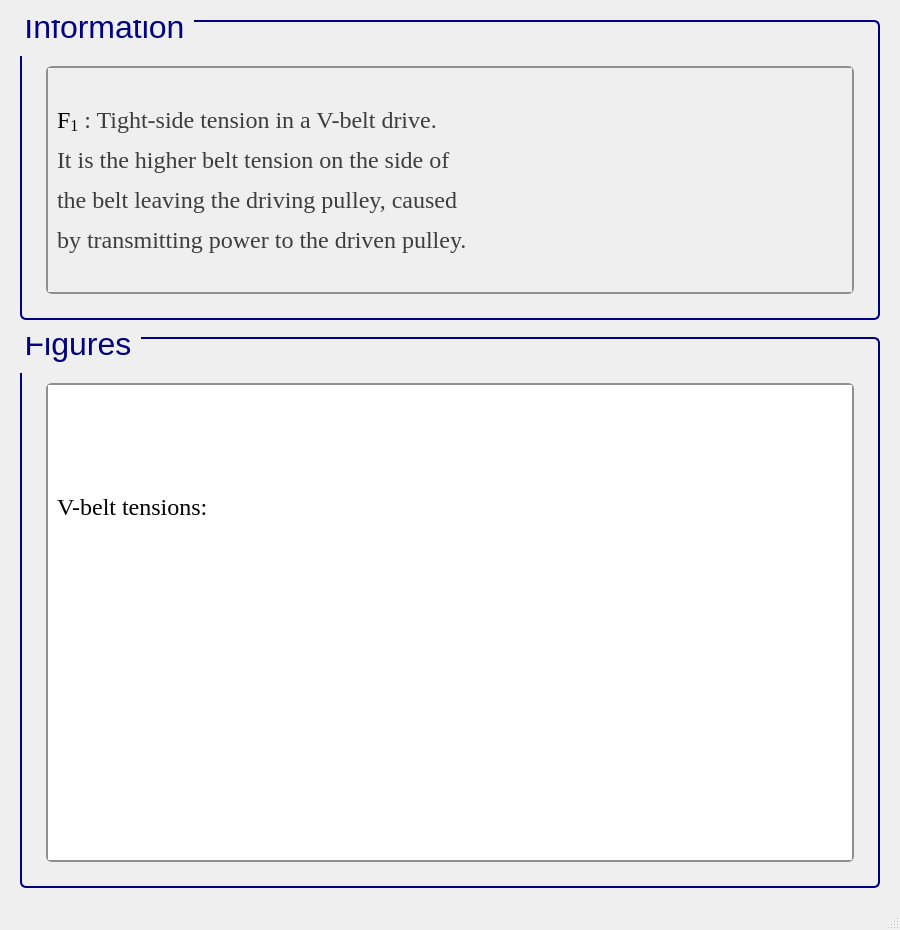
<?xml version="1.0" encoding="UTF-8"?>
<ui version="4.0">
 <class>MainWindow</class>
 <widget class="QMainWindow" name="MainWindow">
  <property name="geometry">
   <rect>
    <x>0</x>
    <y>0</y>
    <width>900</width>
    <height>930</height>
   </rect>
  </property>
  <property name="sizePolicy">
   <sizepolicy hsizetype="Minimum" vsizetype="Minimum">
    <horstretch>0</horstretch>
    <verstretch>0</verstretch>
   </sizepolicy>
  </property>
  <property name="minimumSize">
   <size>
    <width>900</width>
    <height>930</height>
   </size>
  </property>
  <property name="windowTitle">
   <string>MainWindow</string>
  </property>
  <widget class="QWidget" name="centralwidget">
   <layout class="QGridLayout" name="gridLayout">
    <item row="0" column="1">
     <spacer name="verticalSpacer_26">
      <property name="orientation">
       <enum>Qt::Vertical</enum>
      </property>
      <property name="sizeType">
       <enum>QSizePolicy::Fixed</enum>
      </property>
      <property name="sizeHint" stdset="0">
       <size>
        <width>839</width>
        <height>11</height>
       </size>
      </property>
     </spacer>
    </item>
    <item row="1" column="1">
     <widget class="QGroupBox" name="groupBox_125">
      <property name="sizePolicy">
       <sizepolicy hsizetype="Minimum" vsizetype="Minimum">
        <horstretch>0</horstretch>
        <verstretch>0</verstretch>
       </sizepolicy>
      </property>
      <property name="minimumSize">
       <size>
        <width>822</width>
        <height>300</height>
       </size>
      </property>
      <property name="font">
       <font>
        <family>Segoe UI</family>
        <pointsize>24</pointsize>
        <weight>50</weight>
        <italic>false</italic>
        <bold>false</bold>
       </font>
      </property>
      <property name="styleSheet">
       <string notr="true">QGroupBox {
    border: 2px solid navy;
    border-radius: 6px;
    background-color: qlineargradient(x1:0, y1:0, x2:0, y2:1,
                                      stop:0 #f6f7fa, stop:1 #dadbde);
    font: 24pt &quot;Segoe UI&quot;;
    padding: 5px; /* add padding inside the group box */
    color: black;
}
QGroupBox::title {
    subcontrol-origin: margin;
    subcontrol-position: top left;
    padding-left: 0px;
    padding-right: 5px;
    padding-top: 0px;
    margin-top: -22px;  /* shift title up */
    color: navy;
    font-weight: bold;
}
</string>
      </property>
      <property name="title">
       <string>Information</string>
      </property>
      <layout class="QGridLayout" name="gridLayout_255">
       <item row="1" column="2">
        <spacer name="verticalSpacer_36">
         <property name="orientation">
          <enum>Qt::Horizontal</enum>
         </property>
         <property name="sizeType">
          <enum>QSizePolicy::Fixed</enum>
         </property>
         <property name="sizeHint" stdset="0">
          <size>
           <width>10</width>
           <height>20</height>
          </size>
         </property>
        </spacer>
       </item>
       <item row="1" column="1">
        <widget class="QScrollArea" name="scrollArea_43">
         <property name="sizePolicy">
          <sizepolicy hsizetype="Minimum" vsizetype="Minimum">
           <horstretch>0</horstretch>
           <verstretch>0</verstretch>
          </sizepolicy>
         </property>
         <property name="font">
          <font>
           <pointsize>15</pointsize>
          </font>
         </property>
         <property name="styleSheet">
          <string notr="true">QScrollArea {
    background: qlineargradient(x1:0, y1:0, x2:0, y2:1,
                               stop:0 #f6f7fa, stop:1 #dadbde);
    border: 2px solid #8f8f91;
    border-radius: 6px;
}

QScrollArea QScrollBar:vertical, QScrollArea QScrollBar:horizontal {
    background: qlineargradient(x1:0, y1:0, x2:0, y2:1,
                               stop:0 #f6f7fa, stop:1 #dadbde);
    border: 2px solid #8f8f91;
    border-radius: 6px;
    width: 14px;
    height: 14px;
    margin: 2px 0 2px 0;
}

/* Completely remove the bottom button of the vertical scrollbar */
QScrollArea QScrollBar::add-line:vertical {
    height: 0px;
    width: 0px;
    border: none;
    background: none;
    margin: 0px;
    padding: 0px;
}

QScrollArea QScrollBar::handle:vertical, QScrollArea QScrollBar::handle:horizontal {
    background: qlineargradient(x1:0, y1:0, x2:0, y2:1,
                               stop:0 #8f8f91, stop:1 #6f6f71);
    min-height: 20px;
    border-radius: 6px;
    border: 1px solid #6f6f71;
}

QScrollArea QScrollBar::handle:vertical:hover, QScrollArea QScrollBar::handle:horizontal:hover {
    background: qlineargradient(x1:0, y1:0, x2:0, y2:1,
                               stop:0 #6f6f71, stop:1 #4f4f51);
    border: 1px solid #4f4f51;
}

QScrollArea QScrollBar::sub-line:vertical, QScrollArea QScrollBar::add-line:horizontal, QScrollArea QScrollBar::sub-line:horizontal {
    background: #8f8f91;
    border: none;
    border-radius: 3px;
    height: 14px;
    width: 14px;
    subcontrol-origin: margin;
}

QScrollArea QScrollBar::sub-line:vertical:hover, QScrollArea QScrollBar::add-line:horizontal:hover, QScrollArea QScrollBar::sub-line:horizontal:hover {
    background: #6f6f71;
}

QScrollArea QScrollBar::add-page:vertical, QScrollArea QScrollBar::sub-page:vertical,
QScrollArea QScrollBar::add-page:horizontal, QScrollArea QScrollBar::sub-page:horizontal {
    background: transparent;
}
</string>
         </property>
         <property name="verticalScrollBarPolicy">
          <enum>Qt::ScrollBarAsNeeded</enum>
         </property>
         <property name="horizontalScrollBarPolicy">
          <enum>Qt::ScrollBarAsNeeded</enum>
         </property>
         <property name="widgetResizable">
          <bool>true</bool>
         </property>
         <widget class="QWidget" name="scrollAreaWidgetContents_43">
          <property name="geometry">
           <rect>
            <x>0</x>
            <y>0</y>
            <width>780</width>
            <height>212</height>
           </rect>
          </property>
          <layout class="QGridLayout" name="gridLayout_3">
           <item row="0" column="0">
            <widget class="QLabel" name="label_3">
             <property name="font">
              <font>
               <family>Times New Roman</family>
               <pointsize>18</pointsize>
               <weight>50</weight>
               <bold>false</bold>
              </font>
             </property>
             <property name="cursor">
              <cursorShape>ArrowCursor</cursorShape>
             </property>
             <property name="frameShape">
              <enum>QFrame::NoFrame</enum>
             </property>
             <property name="text">
              <string>&lt;html&gt;&lt;head/&gt;&lt;body&gt;&lt;p&gt;&lt;span style=&quot; color:#000000;&quot;&gt;F&lt;/span&gt;&lt;span style=&quot; color:#000000; vertical-align:sub;&quot;&gt;1&lt;/span&gt;&lt;span style=&quot; color:#3d3d3d;&quot;&gt; : &lt;/span&gt;&lt;span style=&quot; color:#3d3d3d;&quot;&gt;T&lt;/span&gt;&lt;span style=&quot; color:#3d3d3d;&quot;&gt;ight-side tension in a V-belt drive.&lt;/span&gt;&lt;/p&gt;&lt;p&gt;&lt;span style=&quot; color:#3d3d3d;&quot;&gt;It is the higher belt tension on the side of &lt;/span&gt;&lt;/p&gt;&lt;p&gt;&lt;span style=&quot; color:#3d3d3d;&quot;&gt;the belt leaving the driving pulley, caused &lt;/span&gt;&lt;/p&gt;&lt;p&gt;&lt;span style=&quot; color:#3d3d3d;&quot;&gt;by transmitting power to the driven pulley.&lt;/span&gt;&lt;/p&gt;&lt;/body&gt;&lt;/html&gt;</string>
             </property>
            </widget>
           </item>
          </layout>
         </widget>
        </widget>
       </item>
       <item row="2" column="1">
        <spacer name="verticalSpacer_37">
         <property name="orientation">
          <enum>Qt::Vertical</enum>
         </property>
         <property name="sizeType">
          <enum>QSizePolicy::Fixed</enum>
         </property>
         <property name="sizeHint" stdset="0">
          <size>
           <width>10</width>
           <height>10</height>
          </size>
         </property>
        </spacer>
       </item>
       <item row="1" column="0">
        <spacer name="verticalSpacer_34">
         <property name="orientation">
          <enum>Qt::Horizontal</enum>
         </property>
         <property name="sizeType">
          <enum>QSizePolicy::Fixed</enum>
         </property>
         <property name="sizeHint" stdset="0">
          <size>
           <width>10</width>
           <height>20</height>
          </size>
         </property>
        </spacer>
       </item>
       <item row="0" column="1">
        <spacer name="verticalSpacer_35">
         <property name="orientation">
          <enum>Qt::Vertical</enum>
         </property>
         <property name="sizeType">
          <enum>QSizePolicy::Fixed</enum>
         </property>
         <property name="sizeHint" stdset="0">
          <size>
           <width>20</width>
           <height>30</height>
          </size>
         </property>
        </spacer>
       </item>
      </layout>
     </widget>
    </item>
    <item row="2" column="1">
     <spacer name="verticalSpacer_23">
      <property name="orientation">
       <enum>Qt::Vertical</enum>
      </property>
      <property name="sizeType">
       <enum>QSizePolicy::Fixed</enum>
      </property>
      <property name="sizeHint" stdset="0">
       <size>
        <width>839</width>
        <height>11</height>
       </size>
      </property>
     </spacer>
    </item>
    <item row="3" column="0">
     <spacer name="verticalSpacer_25">
      <property name="orientation">
       <enum>Qt::Horizontal</enum>
      </property>
      <property name="sizeType">
       <enum>QSizePolicy::Fixed</enum>
      </property>
      <property name="sizeHint" stdset="0">
       <size>
        <width>11</width>
        <height>492</height>
       </size>
      </property>
     </spacer>
    </item>
    <item row="3" column="1">
     <widget class="QGroupBox" name="groupBox_42">
      <property name="sizePolicy">
       <sizepolicy hsizetype="Minimum" vsizetype="Minimum">
        <horstretch>0</horstretch>
        <verstretch>0</verstretch>
       </sizepolicy>
      </property>
      <property name="minimumSize">
       <size>
        <width>822</width>
        <height>350</height>
       </size>
      </property>
      <property name="font">
       <font>
        <family>Segoe UI</family>
        <pointsize>24</pointsize>
        <weight>50</weight>
        <italic>false</italic>
        <bold>false</bold>
       </font>
      </property>
      <property name="styleSheet">
       <string notr="true">/* GroupBox styling */
QGroupBox {
    border: 2px solid navy;
    border-radius: 6px;
    background-color: qlineargradient(x1:0, y1:0, x2:0, y2:1,
    stop:0 #f6f7fa, stop:1 #dadbde);
    font: 24pt &quot;Segoe UI&quot;;
    padding: 5px;
    color: black;
}

/* GroupBox title styling */
QGroupBox::title {
    subcontrol-origin: margin;
    subcontrol-position: top left;
    padding-left: 0px;
    padding-right: 5px;
    padding-top: 0px;
    margin-top: -22px;
    color: navy;
    font-weight: bold;
}

/* Make QScrollArea (only within GroupBox) have a white background with correct border */
QGroupBox QScrollArea {
    background-color: white !important;
    border: 2px solid #8f8f91;
    border-radius: 6px;
}

/* Make QScrollArea's viewport white as well */
QGroupBox QScrollArea QWidget {
    background-color: white !important;
}

/* Scrollbar styling inside QScrollArea in QGroupBox */
QGroupBox QScrollArea QScrollBar:vertical, QGroupBox QScrollArea QScrollBar:horizontal {
    background: qlineargradient(x1:0, y1:0, x2:0, y2:1,
    stop:0 #f6f7fa, stop:1 #dadbde);
    border: 2px solid #8f8f91;
    border-radius: 6px;
    width: 14px;
    height: 14px;
    margin: 2px 0 2px 0;
}

/* Remove bottom button of vertical scrollbar */
QGroupBox QScrollArea QScrollBar::add-line:vertical {
    height: 0px;
    width: 0px;
    border: none;
    background: none;
    margin: 0px;
    padding: 0px;
}

/* Scrollbar handle */
QGroupBox QScrollArea QScrollBar::handle:vertical, QGroupBox QScrollArea QScrollBar::handle:horizontal {
    background: qlineargradient(x1:0, y1:0, x2:0, y2:1,
    stop:0 #8f8f91, stop:1 #6f6f71);
    min-height: 20px;
    border-radius: 6px;
    border: 1px solid #6f6f71;
}

QGroupBox QScrollArea QScrollBar::handle:vertical:hover, QGroupBox QScrollArea QScrollBar::handle:horizontal:hover {
    background: qlineargradient(x1:0, y1:0, x2:0, y2:1,
    stop:0 #6f6f71, stop:1 #4f4f51);
    border: 1px solid #4f4f51;
}

/* Scrollbar sub-line buttons */
QGroupBox QScrollArea QScrollBar::sub-line:vertical, QGroupBox QScrollArea QScrollBar::add-line:horizontal, QGroupBox QScrollArea QScrollBar::sub-line:horizontal {
    background: #8f8f91;
    border: none;
    border-radius: 3px;
    height: 14px;
    width: 14px;
    subcontrol-origin: margin;
}

QGroupBox QScrollArea QScrollBar::sub-line:vertical:hover, QGroupBox QScrollArea QScrollBar::add-line:horizontal:hover, QGroupBox QScrollArea QScrollBar::sub-line:horizontal:hover {
    background: #6f6f71;
}

/* Transparent page areas */
QGroupBox QScrollArea QScrollBar::add-page:vertical, QGroupBox QScrollArea QScrollBar::sub-page:vertical,
QGroupBox QScrollArea QScrollBar::add-page:horizontal, QGroupBox QScrollArea QScrollBar::sub-page:horizontal {
    background: transparent;
}
</string>
      </property>
      <property name="title">
       <string>Figures</string>
      </property>
      <layout class="QGridLayout" name="gridLayout_2">
       <item row="0" column="1">
        <spacer name="verticalSpacer_41">
         <property name="orientation">
          <enum>Qt::Vertical</enum>
         </property>
         <property name="sizeType">
          <enum>QSizePolicy::Fixed</enum>
         </property>
         <property name="sizeHint" stdset="0">
          <size>
           <width>20</width>
           <height>30</height>
          </size>
         </property>
        </spacer>
       </item>
       <item row="1" column="0">
        <spacer name="verticalSpacer_39">
         <property name="orientation">
          <enum>Qt::Horizontal</enum>
         </property>
         <property name="sizeType">
          <enum>QSizePolicy::Fixed</enum>
         </property>
         <property name="sizeHint" stdset="0">
          <size>
           <width>10</width>
           <height>20</height>
          </size>
         </property>
        </spacer>
       </item>
       <item row="1" column="1">
        <widget class="QScrollArea" name="scrollArea_3">
         <property name="styleSheet">
          <string notr="true">/* GroupBox styling */
QGroupBox {
    border: 2px solid navy;
    border-radius: 6px;
    background-color: qlineargradient(x1:0, y1:0, x2:0, y2:1,
    stop:0 #f6f7fa, stop:1 #dadbde);
    font: 20pt &quot;Segoe UI&quot;;
    padding: 5px;
    color: black;
}

/* GroupBox title styling */
QGroupBox::title {
    subcontrol-origin: margin;
    subcontrol-position: top left;
    padding-left: 0px;
    padding-right: 5px;
    padding-top: 0px;
    margin-top: -20px;
    color: navy;
    font-weight: bold;
}

/* Make QScrollArea (only within GroupBox) have a white background with correct border */
QGroupBox QScrollArea {
    background-color: white !important;
    border: 2px solid #8f8f91;
    border-radius: 6px;
}

/* Make QScrollArea's viewport white as well */
QGroupBox QScrollArea QWidget {
    background-color: white !important;
}

/* Scrollbar styling inside QScrollArea in QGroupBox */
QGroupBox QScrollArea QScrollBar:vertical, QGroupBox QScrollArea QScrollBar:horizontal {
    background: qlineargradient(x1:0, y1:0, x2:0, y2:1,
    stop:0 #f6f7fa, stop:1 #dadbde);
    border: 2px solid #8f8f91;
    border-radius: 6px;
    width: 14px;
    height: 14px;
    margin: 2px 0 2px 0;
}

/* Remove bottom button of vertical scrollbar */
QGroupBox QScrollArea QScrollBar::add-line:vertical {
    height: 0px;
    width: 0px;
    border: none;
    background: none;
    margin: 0px;
    padding: 0px;
}

/* Scrollbar handle */
QGroupBox QScrollArea QScrollBar::handle:vertical, QGroupBox QScrollArea QScrollBar::handle:horizontal {
    background: qlineargradient(x1:0, y1:0, x2:0, y2:1,
    stop:0 #8f8f91, stop:1 #6f6f71);
    min-height: 20px;
    border-radius: 6px;
    border: 1px solid #6f6f71;
}

QGroupBox QScrollArea QScrollBar::handle:vertical:hover, QGroupBox QScrollArea QScrollBar::handle:horizontal:hover {
    background: qlineargradient(x1:0, y1:0, x2:0, y2:1,
    stop:0 #6f6f71, stop:1 #4f4f51);
    border: 1px solid #4f4f51;
}

/* Scrollbar sub-line buttons */
QGroupBox QScrollArea QScrollBar::sub-line:vertical, QGroupBox QScrollArea QScrollBar::add-line:horizontal, QGroupBox QScrollArea QScrollBar::sub-line:horizontal {
    background: #8f8f91;
    border: none;
    border-radius: 3px;
    height: 14px;
    width: 14px;
    subcontrol-origin: margin;
}

QGroupBox QScrollArea QScrollBar::sub-line:vertical:hover, QGroupBox QScrollArea QScrollBar::add-line:horizontal:hover, QGroupBox QScrollArea QScrollBar::sub-line:horizontal:hover {
    background: #6f6f71;
}

/* Transparent page areas */
QGroupBox QScrollArea QScrollBar::add-page:vertical, QGroupBox QScrollArea QScrollBar::sub-page:vertical,
QGroupBox QScrollArea QScrollBar::add-page:horizontal, QGroupBox QScrollArea QScrollBar::sub-page:horizontal {
    background: transparent;
}
</string>
         </property>
         <property name="widgetResizable">
          <bool>true</bool>
         </property>
         <widget class="QWidget" name="scrollAreaWidgetContents_3">
          <property name="geometry">
           <rect>
            <x>0</x>
            <y>0</y>
            <width>980</width>
            <height>788</height>
           </rect>
          </property>
          <layout class="QGridLayout" name="gridLayout_4">
           <item row="1" column="0">
            <widget class="QLabel" name="label">
             <property name="frameShape">
              <enum>QFrame::NoFrame</enum>
             </property>
             <property name="text">
              <string>&lt;html&gt;&lt;head/&gt;&lt;body&gt;&lt;p&gt;&lt;img src=&quot;:/info/info/V-belt tensions..png&quot;/&gt;&lt;/p&gt;&lt;/body&gt;&lt;/html&gt;</string>
             </property>
            </widget>
           </item>
           <item row="0" column="0">
            <widget class="QLabel" name="label_5">
             <property name="font">
              <font>
               <family>Times New Roman</family>
               <pointsize>18</pointsize>
               <weight>50</weight>
               <bold>false</bold>
              </font>
             </property>
             <property name="cursor">
              <cursorShape>ArrowCursor</cursorShape>
             </property>
             <property name="frameShape">
              <enum>QFrame::NoFrame</enum>
             </property>
             <property name="text">
              <string>&lt;html&gt;&lt;head/&gt;&lt;body&gt;&lt;p&gt;V-belt tensions:&lt;/p&gt;&lt;/body&gt;&lt;/html&gt;</string>
             </property>
            </widget>
           </item>
          </layout>
         </widget>
        </widget>
       </item>
       <item row="1" column="2">
        <spacer name="verticalSpacer_40">
         <property name="orientation">
          <enum>Qt::Horizontal</enum>
         </property>
         <property name="sizeType">
          <enum>QSizePolicy::Fixed</enum>
         </property>
         <property name="sizeHint" stdset="0">
          <size>
           <width>10</width>
           <height>20</height>
          </size>
         </property>
        </spacer>
       </item>
       <item row="2" column="1">
        <spacer name="verticalSpacer_38">
         <property name="orientation">
          <enum>Qt::Vertical</enum>
         </property>
         <property name="sizeType">
          <enum>QSizePolicy::Fixed</enum>
         </property>
         <property name="sizeHint" stdset="0">
          <size>
           <width>10</width>
           <height>10</height>
          </size>
         </property>
        </spacer>
       </item>
      </layout>
     </widget>
    </item>
    <item row="3" column="2">
     <spacer name="verticalSpacer_28">
      <property name="orientation">
       <enum>Qt::Horizontal</enum>
      </property>
      <property name="sizeType">
       <enum>QSizePolicy::Fixed</enum>
      </property>
      <property name="sizeHint" stdset="0">
       <size>
        <width>11</width>
        <height>492</height>
       </size>
      </property>
     </spacer>
    </item>
    <item row="4" column="1">
     <spacer name="verticalSpacer_27">
      <property name="orientation">
       <enum>Qt::Vertical</enum>
      </property>
      <property name="sizeType">
       <enum>QSizePolicy::Fixed</enum>
      </property>
      <property name="sizeHint" stdset="0">
       <size>
        <width>839</width>
        <height>11</height>
       </size>
      </property>
     </spacer>
    </item>
   </layout>
  </widget>
  <widget class="QMenuBar" name="menubar">
   <property name="geometry">
    <rect>
     <x>0</x>
     <y>0</y>
     <width>900</width>
     <height>26</height>
    </rect>
   </property>
  </widget>
  <widget class="QStatusBar" name="statusbar"/>
 </widget>
 <resources>
  <include location="../QtRes/information.qrc"/>
 </resources>
 <connections/>
</ui>
